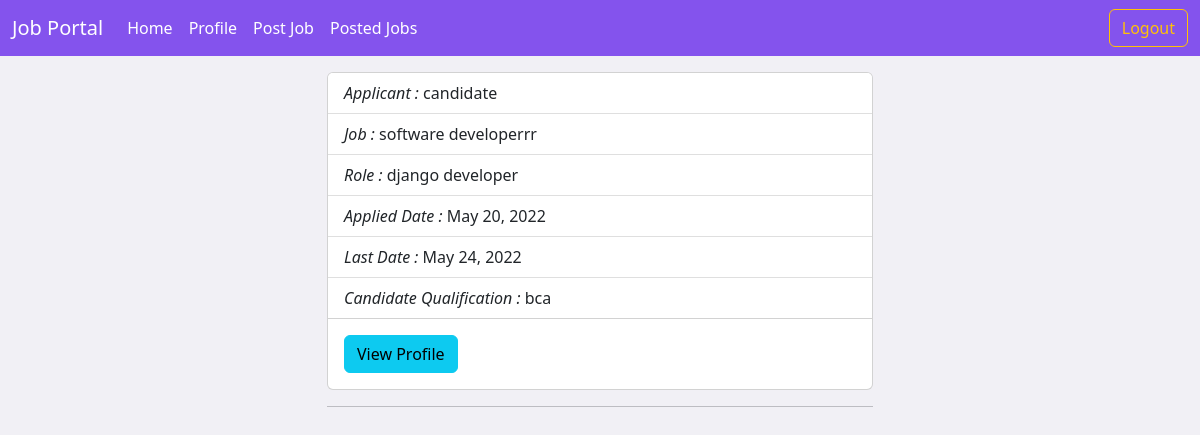
Page /employer/jobs/all/shortlist/1 (signed in) on the earlier database version.
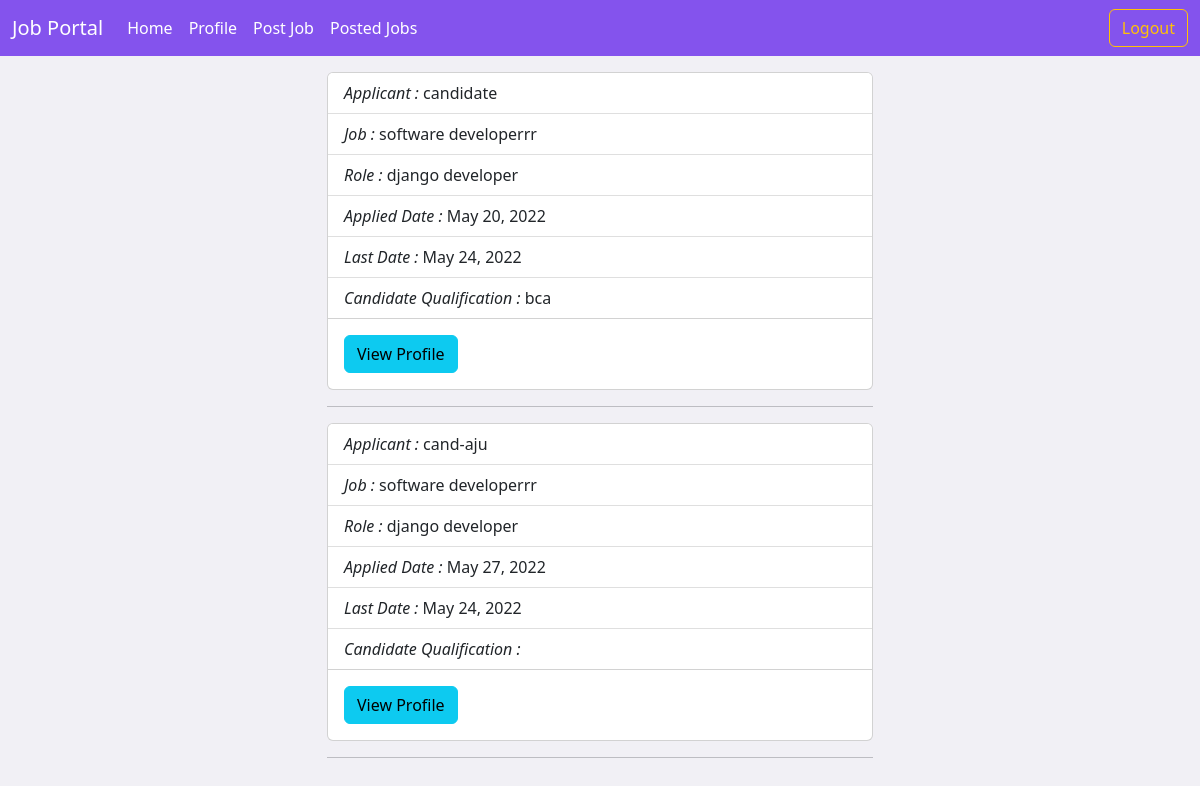
Same page on the later database version.
### employer/models.py (models this page shows)
class Applications(models.Model):
    applicant = models.ForeignKey(User, on_delete=models.CASCADE, related_name="applicants")
    job = models.ForeignKey(Jobs, on_delete=models.CASCADE, related_name="ajob")
    options = (
        ("applied", "applied"),
        ("rejected", "rejected"),
        ("pending", "pending"),
        ("cancelled", "cancelled"),
        ("accepted", "accepted")
    )
    status = models.CharField(max_length=20, choices=options, default="applied")
    date = models.DateField(auto_now_add=True)
    class Meta:
        unique_together = ("applicant", "job")

class Jobs(models.Model):
    posted_by = models.ForeignKey(User, on_delete=models.CASCADE, related_name="company")
    job_title = models.CharField(max_length=120)
    job_description = models.TextField()
    role = models.CharField(max_length=120)
    experience = models.PositiveIntegerField(default=0)
    location = models.CharField(max_length=120)
    salary = models.PositiveIntegerField()
    created_date = models.DateField(auto_now_add=True)
    last_date = models.DateField(null=True)
    qualification = models.CharField(max_length=120, null=True)
    def __str__(self):
        return self.job_title

### users/models.py (models this page shows, shortened)
class User(AbstractUser):
    phone = models.CharField(max_length=12)
    options = (
        ("employer", "employer"),
        ("candidate", "candidate")
    )
    role = models.CharField(max_length=12, choices=options, default="candidate")

### candidate/models.py (models this page shows)
class CandidateProfile(models.Model):
    user = models.OneToOneField(User, on_delete=models.CASCADE, related_name="candidates")
    profile_pic = models.ImageField(upload_to="profile")
    qualification = models.CharField(max_length=120)
    age = models.PositiveIntegerField(default=17)
    skills = models.CharField(max_length=120, null=True)
    cv = models.FileField(upload_to="cvs", null=True)

### employer/views.py (the view)
# urls.py: path("jobs/all/shortlist/<int:id>", views.ShortListView.as_view(), name="emp-shortlist"),
@method_decorator(signin_required, name="dispatch")
class ShortListView(ListView):
    model = Applications
    template_name = "emp-shortlist.html"
    context_object_name = "application"
    def get_queryset(self):
        return Applications.objects.filter(job=self.kwargs.get("id"), status="accepted")

### employer/templates/emp-shortlist.html (shortened to what this page needs)
{%extends 'base_emp.html'%}
{%block body_block%}
<div class="container mt-3">
    <div class="row">
        <div class="col-3"></div>
        <div class="col-6">
            {%if application%}
            {%for acpt in application%}
            <div class="card" style="">
                <ul class="list-group list-group-flush">
                    <li class="list-group-item"><i>Applicant : </i>{{acpt.applicant}}</li>
                    <li class="list-group-item"><i>Job : </i>{{acpt.job}}</li>
                    <li class="list-group-item"><i>Role : </i>{{acpt.job.role}}</li>
                    <li class="list-group-item"><i>Applied Date : </i>{{acpt.date}}</li>
                    <li class="list-group-item"><i>Last Date : </i>{{acpt.job.last_date}}</li>
                    <li class="list-group-item"><i>Candidate Qualification : </i>{{acpt.applicant.candidates.qualification}}
                    </li>
                </ul>
                <div class="card-body">
                    <button type="button" class="btn btn-info" data-bs-toggle="modal" data-bs-target="#staticBackdrop">
                        View Profile
                    </button>
                </div>
            </div>
            <hr>
            {%endfor%}
            {%else%}
            <h4>no accepted application</h4>
            {%endif%}
        </div>
        <div class="col-3"></div>
    </div>
</div>
{%endblock%}

Differences in the rows shown:
now on this page (row edited): Applications: applicant "cand-aju", job "software developerrr", job.role "django developer", date "May 27, 2022", job.last_date "May 24, 2022"
